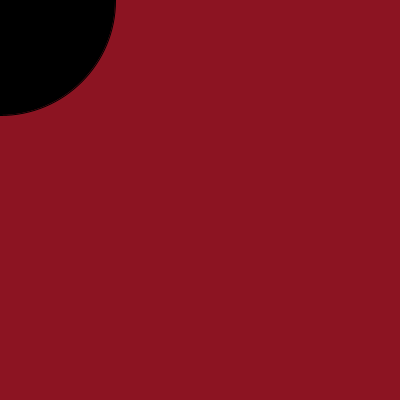
Frame 1 (no input)
Frame 60 (the mouse pressed at the canvas centre just before this capture): identical to frame 1, image omitted
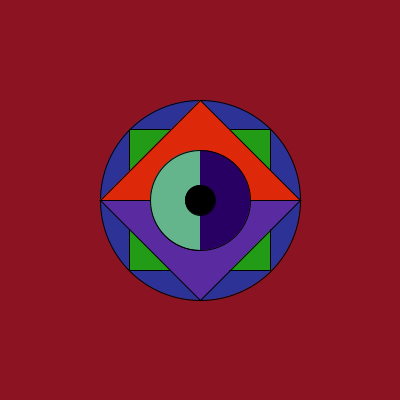
Frame 120 (the mouse held since frame 60 and released just before this capture)

The Processing sketch that drew these frames (run headless with seeded random() and noise(); from frame 60 on, the mouse is pressed at the canvas centre):

// Processing sketch: processing_153601
// ── processing_153601.pde

//Maria Cioffi
//copyright slkjsdhfie8ihvasi

float x;
float y;
float myWidth;
float myHeight;

void setup() {
  size(400,400);
}

void draw() {
  background(140,20,34);
  
  x = mouseX;
  y = mouseY;
  myWidth = (x+y)/2;
  myHeight = x;
  
  fill(45, 50, 150);
  ellipse(x,y,myWidth,myHeight);
  fill(34, 155, 22);
  rectMode(CENTER);
  rect(x,y,(myWidth/2)*sqrt(2.0),(myHeight/2)*sqrt(2.0));
  fill(222, 40, 10);
  triangle(x,y-(myHeight/2),x+(myWidth/2), y, x-(myWidth/2), y);
  fill(90,43,160);
  triangle(x,y+(myHeight/2),x+(myWidth/2), y, x-(myWidth/2), y);
  fill(40,0, 100);
  ellipse(x,y,myWidth-100,myHeight-100);
  fill(100, 180, 140);
  arc(x,y,myWidth-100,myHeight-100,PI/2.0,3.0*PI/2.0);
  fill(0);
  ellipse(x,y,myWidth-230,myHeight-230);
}
